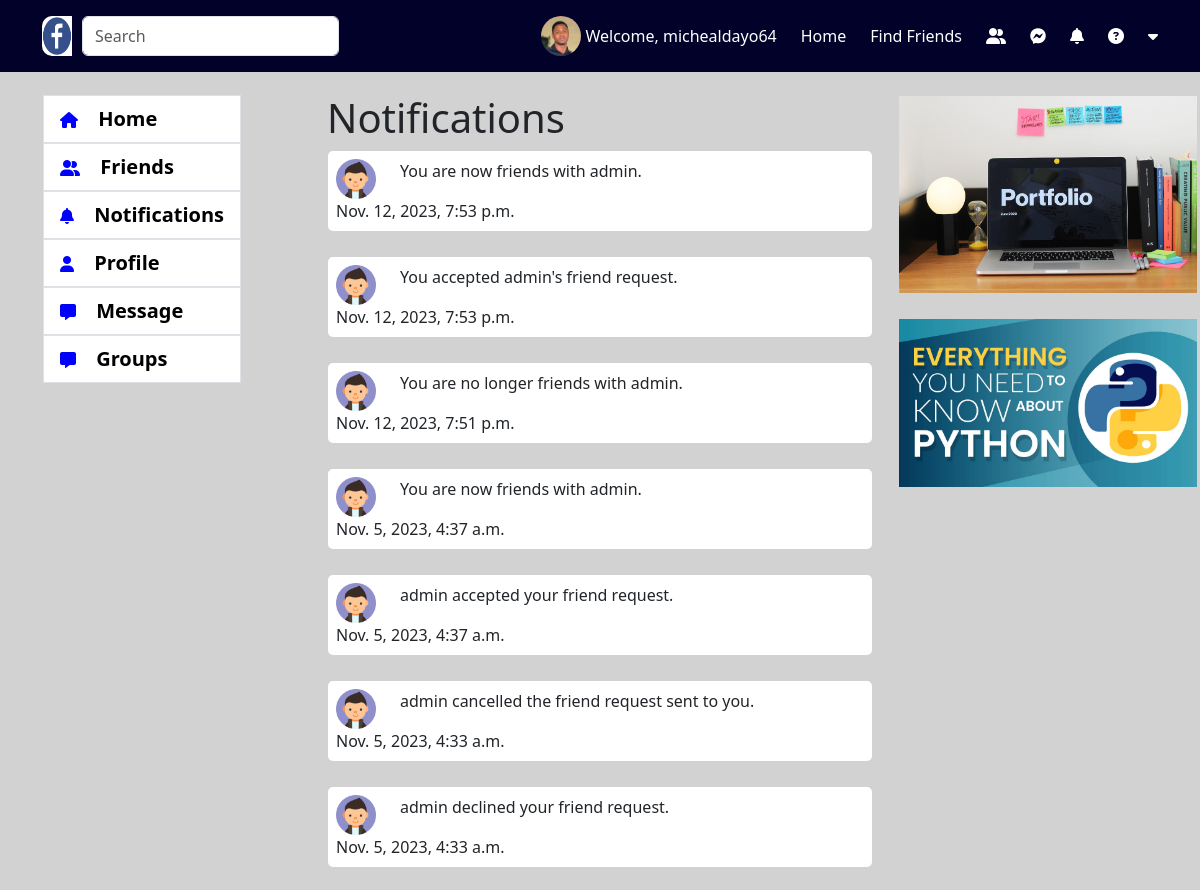
/notification/ (signed in, upper part), run on an earlier commit of the app's database.
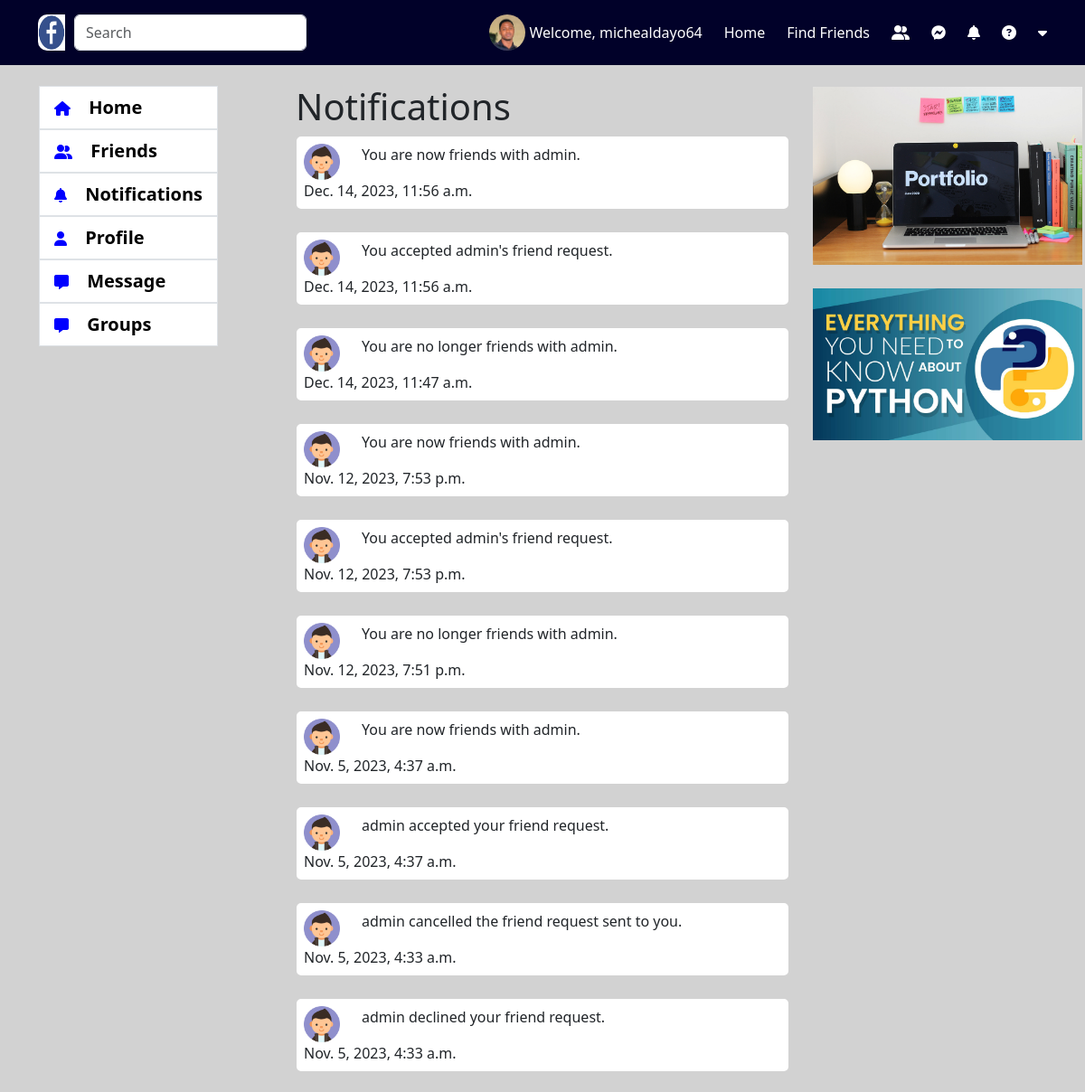
And on a later commit of the database.
### account/models.py (models this page shows, shortened)
class Accounts(AbstractBaseUser):
    email = models.EmailField(verbose_name="email", max_length=60, unique=True)
    username = models.CharField(max_length=30, unique=True)
    date_joined = models.DateTimeField(
        verbose_name='date joined', auto_now_add=True)
    last_login = models.DateTimeField(verbose_name='last login', auto_now=True)
    is_admin = models.BooleanField(default=False)
    is_active = models.BooleanField(default=True)
    is_staff = models.BooleanField(default=False)
    is_superuser = models.BooleanField(default=False)
    profile_image = models.ImageField(max_length=255, upload_to=get_profile_image_filepath,
                                      null=True, blank=True, default=get_default_profile_image)
    hide_email = models.BooleanField(default=True)
    uid = models.CharField(max_length=225, blank=True, null=True)
    USERNAME_FIELD = 'email'
    REQUIRED_FIELDS = ['username']
    objects = MyAccountManager()

### notification_app/models.py (models this page shows, shortened)
class Notification(models.Model):
    target = models.ForeignKey(settings.AUTH_USER_MODEL, on_delete=models.CASCADE)
    from_user = models.ForeignKey(settings.AUTH_USER_MODEL, on_delete=models.CASCADE, null=True, blank=True, related_name='from_user')
    redirect_url = models.URLField(max_length=500, null=True, unique=False, blank=True, help_text="The URL to redirect to when to clicked")
    verb = models.CharField(max_length=255, unique=False, blank=True, null=True)
    timestamp = models.DateTimeField(auto_now_add=True)
    read = models.BooleanField(default=False)
    content_type = models.ForeignKey(ContentType, on_delete=models.CASCADE)
    object_id = models.PositiveBigIntegerField()
    content_object = GenericForeignKey()

### notification_app/views.py (the view)
# urls.py: path('', notification_index, name="notification-index")
def notification_index(request):
    context = {}
    user = request.user
    if user.is_authenticated:
        friend_request_ct = ContentType.objects.get_for_model(FriendRequest)
        friend_list_ct = ContentType.objects.get_for_model(FriendsList)
        notifications = Notification.objects.filter(target=user, content_type__in=[friend_request_ct, friend_list_ct]).order_by('-timestamp')
        context['notifications'] = notifications
    return render(request, 'notification_app/notification.html', context)

### notification_app/templates/notification_app/notification.html (shortened to what this page needs)
{% extends 'base.html' %}
{% load static %}
{% block content %}
<br>
    <div class="row">
      <div class="col-3">
        {% include 'snippets/left-menu.html' %}
      </div>
      <div class="col-6">
        <h1>Notifications</h1>
        {% for i in notifications %}
        <div class="card p-2">
            <div class="d-flex align-items-center">
              <img class="rounded" style="width: 40px; height: 40px;" src="{{ i.from_user.profile_image.url }}" alt="" srcset="">
              <p class="ms-4">{{ i.verb }}</p>
            </div>
            <span class="font-weight-bold">{{ i.timestamp }}</span>
        </div>
        <br>
        {% endfor %}
      </div>
      <div class="col-3">
        <div class="card">
          {% include 'snippets/right-data.html' %}
        </div>
      </div>
    </div>
{% endblock %}

### templates/base.html (shortened to what this page needs)
{% load static %}
<!DOCTYPE html>
<html lang="en">
<head>
    <link rel="stylesheet" href="{% static 'css/style.css' %}">
    <link rel="stylesheet" href="{% static 'css/home.css' %}">
    <link rel="stylesheet" href="{% static 'css/left-menu.css' %}">
    <link rel="stylesheet" href="{% static 'css/group-detail.css' %}">
    <link rel="stylesheet" href="{% static 'css/friend.css' %}">
    <link rel="stylesheet" href="https://cdnjs.cloudflare.com/ajax/libs/font-awesome/6.4.0/css/all.min.css" />
    <link href="{% static 'css/dist/css/bootstrap.min.css' %}" rel="stylesheet">
     <link rel="stylesheet" href="https://cdnjs.cloudflare.com/ajax/libs/highlight.js/10.2.0/styles/default.min.css" />
</head>
<body style="background-color: rgb(210, 210, 210);">
    {% include 'snippets/header.html' %}
    <div class="container wrapper" style="padding-top: 70px; padding-bottom: 20px;">
        {% block content %}
        {% endblock %}
      </div>
</body>
</html>

### templates/snippets/header.html (shortened to what this page needs)
{% load static %}
<nav class="navbar fixed-top" style="background-color: rgb(1, 1, 41);">
    <div class="container d-flex flex-row justify-content-between" id="myheader">
        <div>
            <form class="d-flex" role="search">
                <img src="{% static 'img/fb.jpeg' %}" alt="" srcset="" style="width: 40px; height: 40px; padding-right: 10px; border-radius: 10px;">
                <input class="form-control me-2 w-100" type="search" placeholder="Search" aria-label="Search">
              </form>
        </div>
      <div class="d-flex flex-row align-items-center">
        {% if request.user.is_authenticated %}
        <a href="{% url 'profile-index' %}" class="anch">
        <img class="me-1 profile-pic" src="{{ request.user.profile_image.url }}" alt="">
      </a>
        {% else %}
        <img class="me-1 profile-pic" src="{% static 'img/profile_image.png' %}" alt="">
        {% endif %}
        <a href="{% url 'profile-index' %}" class="anch">
        <p class="me-4 mt-3 text-white">Welcome, {{ request.user.username }}</p>
      </a>
      <a href="{% url 'index' %}" class="anch">
        <p class="me-4 mt-3 text-white">Home</p>
      </a>
      <a href="{% url 'friend-index' %}" class="anch">
        <p class="me-4 mt-3 text-white">Find Friends</p>
      </a>
      <a href="#" class="anch">
        <i class="fa-solid fa-user-group me-4 text-white"></i>
      </a>
      <a href="#" class="anch" id="btn-chat-notifi">
        <i class="fa-brands fa-facebook-messenger me-4 text-white"></i>
      </a>
      <a class="anch" id="btn-notifi" onclick="setGeneralNotificationsAsRead()">
        <i class="fa-solid fa-bell me-4 text-white"></i>
      </a>
      <a href="#" class="anch">
        <i class="fa-solid fa-circle-question me-4 text-white"></i>
      </a>
      <a href="#" id="logout">
        <i class="fa-solid fa-caret-down text-white"></i>
      </a>
      </div>
    </div>
  </nav>

### templates/snippets/general_notifications.html (shortened to what this page needs)
{% load static %}

### templates/snippets/chat_notifications.html (shortened to what this page needs)
{% load static %}

### templates/snippets/left-menu.html (shortened to what this page needs)
<div class="card position-fixed">
    <ul class="list-group">
        <a href="{% url 'index' %}" class="anch">
        <li class="list-group-item menuhover active1">
                <i class="fa-solid fa-house me-3"></i>
          <span>Home</span>
        </li>
    </a>
    <a href="{% url 'friend-index' %}" class="anch">
        <li class="list-group-item menuhover">
                <i class="fa-solid fa-user-group me-3"></i>
                <span>Friends</span>
        </li>
    </a>
    <a href="{% url 'notification-index' %}" class="anch">
        <li class="list-group-item menuhover">
                <i class="fa-solid fa-bell me-3"></i>
          <span>Notifications</span>
        </li>
    </a>
    <a href="{% url 'profile-index' %}" class="anch">
        <li class="list-group-item menuhover">
                <i class="fa-solid fa-user me-3"></i>
          <span>Profile</span>
        </li>
    </a>
    <a href="{% url 'private-chat-room' %}" class="anch">
        <li class="list-group-item menuhover">
                <i class="fa-solid fa-message me-3"></i>
          <span>Message</span>
        </li>
    </a>
    <a href="{% url 'group-list' %}" class="anch">
        <li class="list-group-item menuhover">
                <i class="fa-solid fa-message me-3"></i>
          <span>Groups</span>
        </li>
    </a>
      </ul>
</div>

### templates/snippets/right-data.html
{% load static %}
<div class="position-fixed w-25">
    <div class="card">
        <img class="w-100" src="{% static 'img/Portfolio-Desk.jpeg' %}" alt="" srcset="">
    </div>
    <br>
    <div class="card">
        <img class="w-100" src="{% static 'img/python.jpeg' %}" alt="" srcset="">
    </div>
</div>

### static/css/style.css (style rules this page uses)
.anch { text-decoration: none; cursor: pointer; }
.anch i { color: blue; }
.anch span { color: black; font-weight: bold; font-size: 20px; }
.profile-pic { width: 40px; height: 40px; border-radius: 100%; }
#myheader { position: relative; }

### static/css/left-menu.css (style rules this page uses)
.menuhover { cursor: pointer; }
.active1 { background-color: rgb(221, 221, 221); }

What changed in the data, as far as the page shows it:
added Notification: from_user.profile_image (picture), verb "You are now friends with admin.", timestamp "Dec. 14, 2023, 11:56 a.m."
added Notification: from_user.profile_image (picture), verb "You accepted admin's friend request.", timestamp "Dec. 14, 2023, 11:56 a.m."
added Notification: from_user.profile_image (picture), verb "You are no longer friends with admin.", timestamp "Dec. 14, 2023, 11:47 a.m."
